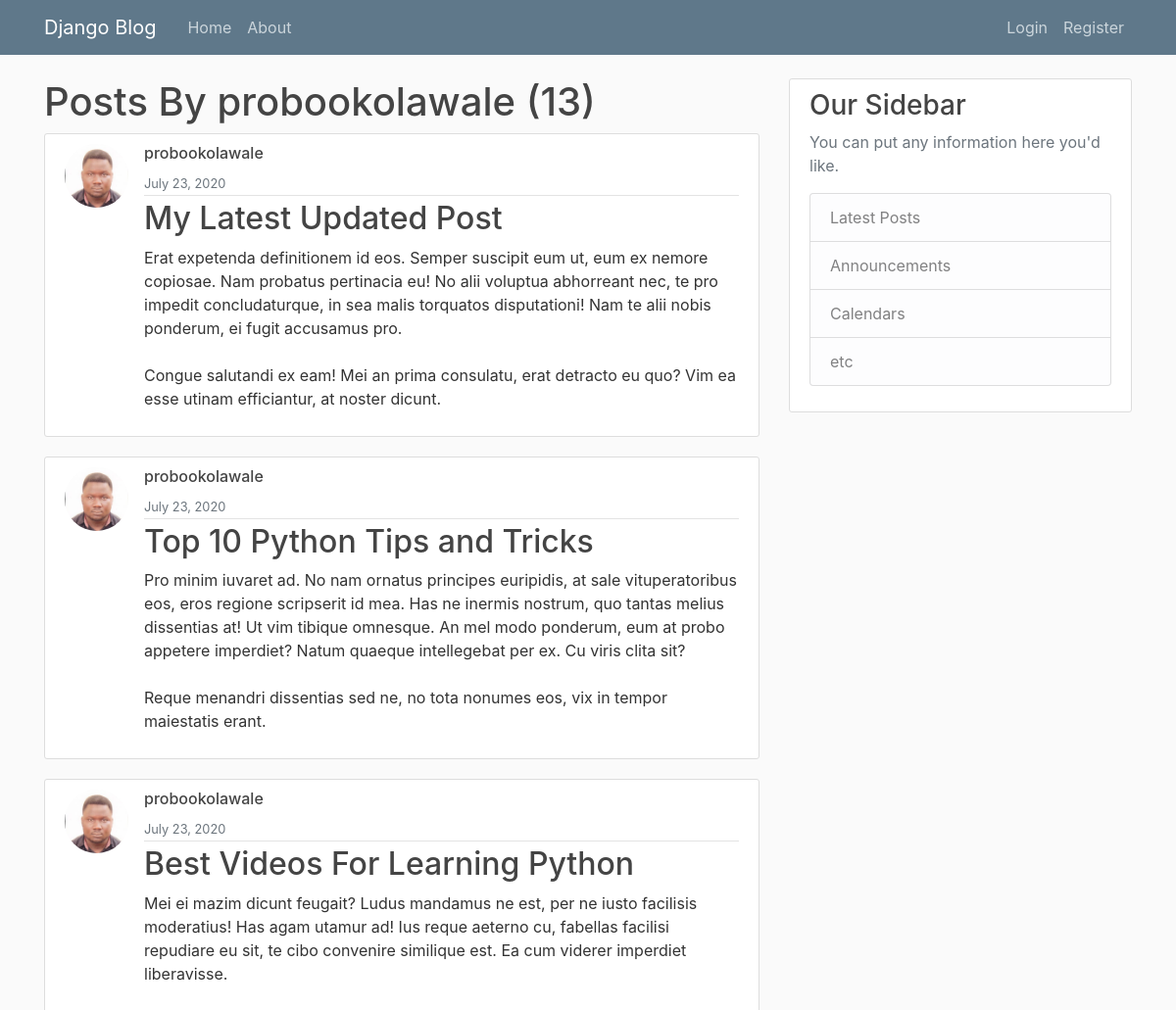
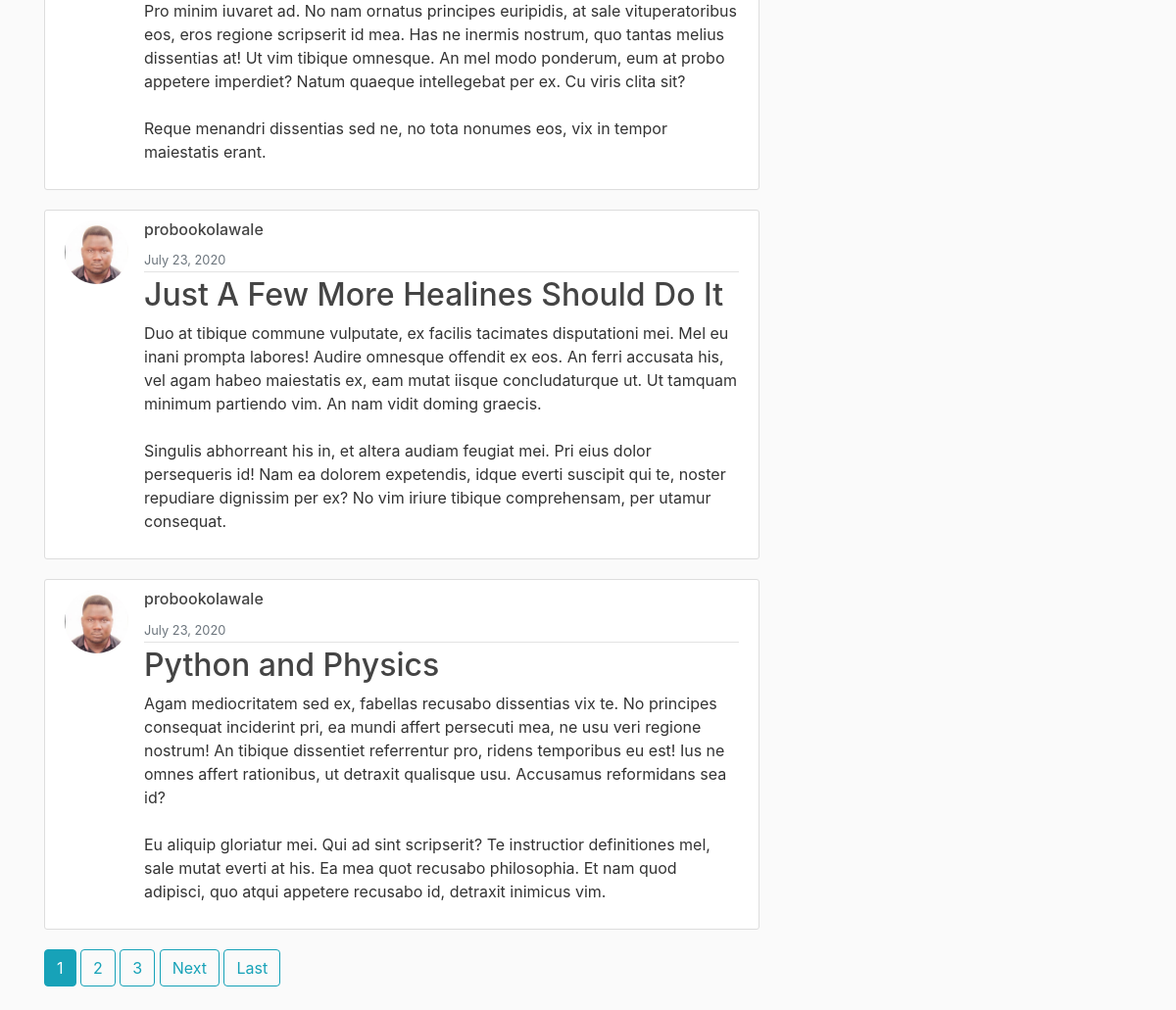
Page /user/probookolawale/ on the committed database (2 pictures, top to bottom).
### blog/models.py (models this page shows, shortened)
class Post(models.Model):
    title = models.CharField(max_length=100)
    content = models.TextField()
    date_posted = models.DateTimeField(default=timezone.now)
    author = models.ForeignKey(User, on_delete=models.CASCADE)

### users/models.py (models this page shows, shortened)
class Profile(models.Model):
    user = models.OneToOneField(User, on_delete=models.CASCADE)
    image = models.ImageField(default="default.jpg", upload_to="profile_pics")

### blog/views.py (the view)
# urls.py: path('user/<str:username>/', UserPostListView.as_view(), name="user-posts"),
class UserPostListView(ListView):
    model = Post
    template_name = "blog/user_post.html"
    context_object_name = "posts"
    ordering = ['-date_posted']
    paginate_by = 5
    def get_queryset(self):
        user = get_object_or_404(User, username=self.kwargs.get("username"))
        return Post.objects.filter(author=user).order_by("-date_posted")

### blog/Templates/blog/user_post.html (shortened to what this page needs)
{% extends "blog/base.html" %}
{% block content %}
<h1>Posts By {{view.kwargs.username}} ({{page_obj.paginator.count}})</h1>
{% for post in posts %}
<article class="media content-section">
    <img class="rounded-circle article-img" src="{{post.author.profile.image.url}}" alt="" />
    <div class="media-body">
        <div class="article-metadata">
            <h6 class="mr-2" >{{ post.author }}</h6>
            <small class="text-muted">{{ post.date_posted|date:"F d, Y" }}</small>
        </div>
        <h2>
            <a class="article-title" href="{% url 'post-detail' post.id %}">{{ post.title }}</a>
        </h2>
        <p class="article-content">{{ post.content }}</p>
    </div>
</article>
{% endfor %}
{% if is_paginated %}
{% for num in page_obj.paginator.page_range %}
{% if page_obj.number == num %}
<a class="btn btn-info mb-4" href="?page={{ num }}">{{ num }}</a>
{% elif num > page_obj.number|add:'-3' and num < page_obj.number|add:'3' %}
<a class="btn btn-outline-info mb-4" href="?page={{ num }}">{{ num }}</a>
{% endif %}
{% endfor %}
{% if page_obj.has_next %}
<a class="btn btn-outline-info mb-4" href="?page={{ page_obj.next_page_number }}">Next</a>
<a class="btn btn-outline-info mb-4" href="?page={{ page_obj.paginator.num_pages }}">Last</a>
{% endif %}
{% endif %}
{% endblock content %}

### blog/static/blog/main.css (style rules this page uses)
body { background: #fafafa; color: #333333; margin-top: 5rem; }
h1, h2, h3, h4, h5, h6 { color: #444444; }
.content-section { background: #ffffff; padding: 10px 20px; border: 1px solid #dddddd; border-radius: 3px; margin-bottom: 20px; }
.article-title { color: #444444; }
.article-content { white-space: pre-line; }
.article-img { height: 65px; width: 65px; margin-right: 16px; }
.article-metadata { padding-bottom: 1px; margin-bottom: 4px; border-bottom: 1px solid #e3e3e3 }

### rows in the picture
Post: author.profile.image (picture), author "probookolawale", date_posted "July 23, 2020", title "My Latest Updated Post", content "Erat expetenda definitionem id eos. Semper suscipit eum ut, eum ex nemore copiosae. Nam probatus pertinacia eu! No alii voluptua abhorreant nec, te pro impedit concludaturque, in sea malis torquatos disputationi! Nam te alii nobis ponderum, ei fugit accusamus pro. Congue salutandi ex eam! Mei an prima consulatu, erat detracto eu quo? Vim ea esse utinam efficiantur, at noster dicunt."
Post: author.profile.image (picture), author "probookolawale", date_posted "July 23, 2020", title "Top 10 Python Tips and Tricks", content "Pro minim iuvaret ad. No nam ornatus principes euripidis, at sale vituperatoribus eos, eros regione scripserit id mea. Has ne inermis nostrum, quo tantas melius dissentias at! Ut vim tibique omnesque. An mel modo ponderum, eum at probo appetere imperdiet? Natum quaeque intellegebat per ex. Cu viris clita sit? Reque menandri dissentias sed ne, no tota nonumes eos, vix in tempor maiestatis erant."
Post: author.profile.image (picture), author "probookolawale", date_posted "July 23, 2020", title "Best Videos For Learning Python", content "Mei ei mazim dicunt feugait? Ludus mandamus ne est, per ne iusto facilisis moderatius! Has agam utamur ad! Ius reque aeterno cu, fabellas facilisi repudiare eu sit, te cibo convenire similique est. Ea cum viderer imperdiet liberavisse. Pro minim iuvaret ad. No nam ornatus principes euripidis, at sale vituperatoribus eos, eros regione scripserit id mea. Has ne inermis nostrum, quo tantas melius dissentias at! Ut vim tibique omnesque. An mel modo ponderum, eum at probo appetere imperdiet? Natum quaeque intellegebat per ex. Cu viris clita sit? Reque menandri dissentias sed ne, no tota nonumes eos, vix in tempor maiestatis erant."
Post: author.profile.image (picture), author "probookolawale", date_posted "July 23, 2020", title "Just A Few More Healines Should Do It", content "Duo at tibique commune vulputate, ex facilis tacimates disputationi mei. Mel eu inani prompta labores! Audire omnesque offendit ex eos. An ferri accusata his, vel agam habeo maiestatis ex, eam mutat iisque concludaturque ut. Ut tamquam minimum partiendo vim. An nam vidit doming graecis. Singulis abhorreant his in, et altera audiam feugiat mei. Pri eius dolor persequeris id! Nam ea dolorem expetendis, idque everti suscipit qui te, noster repudiare dignissim per ex? No vim iriure tibique comprehensam, per utamur consequat."
Post: author.profile.image (picture), author "probookolawale", date_posted "July 23, 2020", title "Python and Physics", content "Agam mediocritatem sed ex, fabellas recusabo dissentias vix te. No principes consequat inciderint pri, ea mundi affert persecuti mea, ne usu veri regione nostrum! An tibique dissentiet referrentur pro, ridens temporibus eu est! Ius ne omnes affert rationibus, ut detraxit qualisque usu. Accusamus reformidans sea id? Eu aliquip gloriatur mei. Qui ad sint scripserit? Te instructior definitiones mel, sale mutat everti at his. Ea mea quot recusabo philosophia. Et nam quod adipisci, quo atqui appetere recusabo id, detraxit inimicus vim."

### other values in the picture
{{ view.kwargs.username }} "probookolawale"
{{ page_obj.paginator.count }} "13"
{{ num }} "1"
{{ num }} "2" "3"
